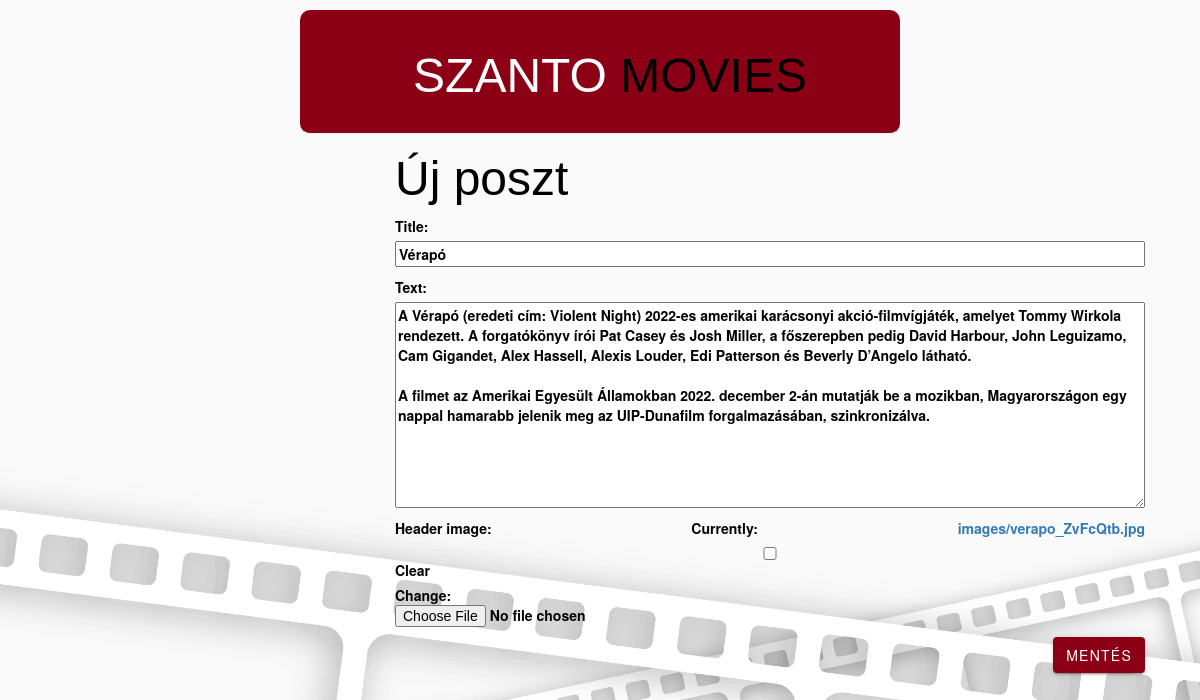
The page /post/24/edit/ on the database its author committed.
### blog/models.py (models this page shows, shortened)
class Post(models.Model):
    author = models.ForeignKey(settings.AUTH_USER_MODEL, on_delete=models.CASCADE)
    title = models.CharField(max_length=200)
    header_image = models.ImageField(null=True, blank=True, upload_to="images/")
    video = EmbedVideoField()
    text = models.TextField()
    created_date = models.DateTimeField(
            default=timezone.now)
    published_date = models.DateTimeField(
            blank=True, null=True)

### blog/views.py (the view)
# urls.py: url(r'^post/(?P<pk>[0-9]+)/edit/$', views.post_edit, name='post_edit'),
def post_edit(request, pk):
    post = get_object_or_404(Post, pk=pk)
    if request.method == "POST":
        form = PostForm(request.POST, instance=post)
        if form.is_valid():
            post = form.save(commit=False)
            post.author = request.user
            post.published_date = timezone.now()
            post.save()
            return redirect('post_detail', pk=post.pk)
    else:
        form = PostForm(instance=post)
    return render(request, 'blog/post_edit.html', {'form': form})

### blog/forms.py
class PostForm(forms.ModelForm):
    class Meta:
        model = Post
        fields = ('title', 'text', 'header_image')

### blog/templates/blog/post_edit.html
{% extends 'blog/base.html' %}
{% block content %}
    <h1>Új poszt</h1>
    <form method="POST" enctype="multipart/form-data" class="post-form">{% csrf_token %}
        {{ form.as_p }}
        <button type="submit" class="save btn">Mentés</button>
    </form>
{% endblock %}

### blog/static/style.css (style rules this page uses)
#bg { background-size: 1920px 1080px; background-repeat: no-repeat; background-position: top; background-attachment: fixed; }
body { background-color: rgb(255, 255, 255); }
p { color: rgb(0, 0, 0); text-align: justify; font-weight: 600; }
.page-header h1, .page-header h1 a, .page-header h1 a:visited, .page-header h1 a:active { color: #000000; font-size: 36pt; text-decoration: none; }
h1, h2, h3, h4 { font-family: Impact, Haettenschweiler, 'Arial Narrow Bold', sans-serif; }
.save { float: right; }
.post-form textarea, .post-form input { width: 100%; }
button { display: inline-block; outline: none; cursor: pointer; font-weight: 500; border-radius: 3px; padding: 0 16px; border-radius: 4px; color: #fff; background-color: rgb(139, 0, 21); line-height: 1.15; font-size: 14px; height: 36px; word-spacing: 0px; letter-spacing: .0892857143em; text-decoration: none; text-transform: uppercase; min-width: 64px; border: none; text-align: center; box-shadow: 0px 3px 1px -2px rgb(0 0 0 / 20%), 0px 2px 2px 0px rgb(0 0 0 / 14%), 0px 1px 5px 0px rgb(0 0 0 / 12%); transition: box-shadow 280ms cubic-bezier(0.4, 0, 0.2, 1); }

### rows shown on the page
Post: title "Vérapó", text "A Vérapó (eredeti cím: Violent Night) 2022-es amerikai karácsonyi akció-filmvígjáték, amelyet Tommy Wirkola rendezett. A forgatókönyv írói Pat Casey és Josh Miller, a főszerepben pedig David Harbour, John Leguizamo, Cam Gigandet, Alex Hassell, Alexis Louder, Edi Patterson és Beverly D’Angelo látható. A filmet az Amerikai Egyesült Államokban 2022. december 2-án mutatják be a mozikban, Magyarországon egy nappal hamarabb jelenik meg az UIP-Dunafilm forgalmazásában, szinkronizálva."
